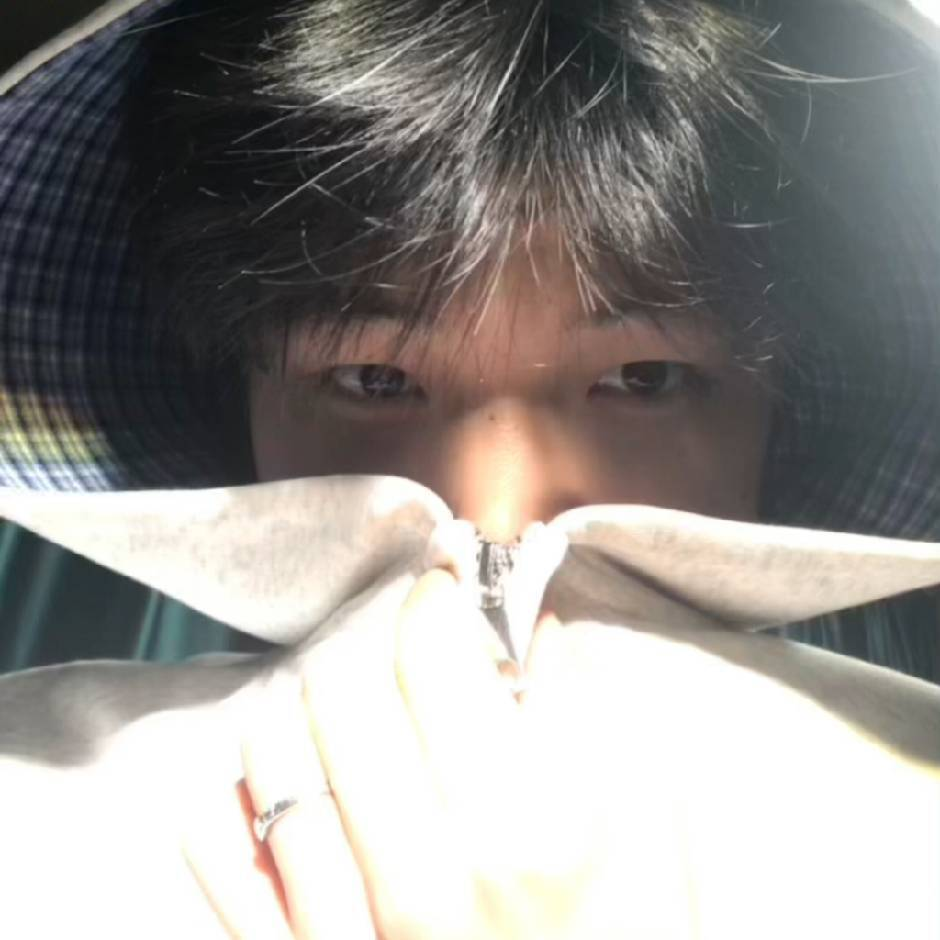
#> input picture src/3.1.jpg, 940 x 940 px, found by its file name
$ python make_help_icon.py
#> lines starting #> are read from the running program, lines starting #| are printed output that depends on the picture; after the words box and inside, x2 and y2 are one past the last pixel; in counts of white or black regions, pixels touching at a corner belong together
#!/usr/bin/env python
# -*- coding: utf-8 -*-
"""
把 src/3.1.jpg 做成「老公助你」按钮上的圆形小头像。

和 tools/photo_assets.py 的区别：那个产出的是棋盘上的水果贴图（512 画布、烤暗边、
由 canvas 绘制）；这个是 DOM 按钮里的一个 <img>，只在 20px 上下显示，
所以直接按显示尺寸出图，不带烤边 —— 那圈描边交给 CSS 的 box-shadow，
在任意 dpr 下都是干净的 1 物理像素，比烤进图里再缩放靠谱。

产物：assets/help-icon.webp （页面实际加载）
     assets/help-icon.png  （不认 WebP 时的回退，<picture> 里挂的）

用法：
  python tools/make_help_icon.py                 # 按下面 CROP 出图
  python tools/make_help_icon.py --cx .5 --cy .35 --size .5   # 临时换个取景框试试
  python tools/make_help_icon.py --preview       # 出一张放大对比图，先看再定
"""
import argparse
import os
import sys

from PIL import Image, ImageDraw, ImageFilter

SRC = os.path.join("src", "3.1.jpg")
OUT_DIR = "assets"
NAME = "help-icon"
OUT_PX = 96           # 出图边长。按钮上最大约 22px（手机端）× dpr 3 ≈ 66px，96 够用
FEATHER = 1.0         # 圆形边缘羽化（在 OUT_PX 尺度上），抗锯齿用
SS = 4                # 蒙版超采样倍数
QUALITY = 88          # 与 tools/make_webp.py 保持一致

# 取景框：(圆心 x / 图宽, 圆心 y / 图高, 正方形边长 / 图宽)
# 原图 940×940 是张半张脸埋在衣领里的自拍，整张裁圆的话头只占中间一小条、
# 缩到 20px 就糊成一团，所以框到眉眼这一带。
CROP = (0.50, 0.41, 0.60)


def square_box(im, cx, cy, size):
    w, h = im.size
    side = size * w
    x, y = cx * w, cy * h
    box = (int(round(x - side / 2)), int(round(y - side / 2)),
           int(round(x + side / 2)), int(round(y + side / 2)))
    # 越界就整体平移回画面内，避免裁出黑边
    dx = max(0, -box[0]) - max(0, box[2] - w)
    dy = max(0, -box[1]) - max(0, box[3] - h)
    return (box[0] + dx, box[1] + dy, box[2] + dx, box[3] + dy)


def circular_mask(px, feather=FEATHER):
    """抗锯齿的圆形蒙版：先按 4 倍画圆再缩下来，最后轻微羽化"""
    big = Image.new("L", (px * SS, px * SS), 0)
    ImageDraw.Draw(big).ellipse((0, 0, px * SS - 1, px * SS - 1), fill=255)
    m = big.resize((px, px), Image.LANCZOS)
    if feather > 0:
        m = m.filter(ImageFilter.GaussianBlur(feather))
    return m


def build(crop, px=OUT_PX):
    im = Image.open(SRC).convert("RGB")
    face = im.crop(square_box(im, *crop)).resize((px, px), Image.LANCZOS)

    out = Image.new("RGBA", (px, px), (0, 0, 0, 0))
    out.paste(face, (0, 0), circular_mask(px))
    return out


def save(icon, out_dir=OUT_DIR):
    os.makedirs(out_dir, exist_ok=True)
    png = os.path.join(out_dir, NAME + ".png")
    webp = os.path.join(out_dir, NAME + ".webp")
    icon.save(png, "PNG", optimize=True)
    icon.save(webp, "WEBP", quality=QUALITY, method=6)
    return png, webp


def preview(crop, px=OUT_PX):
    """出一张对比图：左边真尺寸（1x/2x/3x），右边放大到 240px 看细节"""
    icon = build(crop, px)
    Z = 240
    sheet = Image.new("RGB", (Z + 200, Z + 40), "#fffaea")
    d = ImageDraw.Draw(sheet)
    for j, size in enumerate((22, 44, 66)):
        small = icon.resize((size, size), Image.LANCZOS)
        sheet.paste(small, (20 + j * 50, 20), small)
    up = icon.resize((Z, Z), Image.LANCZOS)
    sheet.paste(up, (190, 20), up)
    d.text((20, 4), "1x / 2x / 3x 真尺寸", fill="#8a5a00")
    d.text((195, 4), "放大 %dx" % (Z // px), fill="#8a5a00")
    dist = os.path.join(os.path.dirname(os.path.abspath(__file__)), "..", "_help_icon_preview.png")
    sheet.save(dist)
    return os.path.normpath(dist)


def main():
    ap = argparse.ArgumentParser()
    ap.add_argument("--cx", type=float, default=CROP[0], help="圆心 x / 图宽")
    ap.add_argument("--cy", type=float, default=CROP[1], help="圆心 y / 图高")
    ap.add_argument("--size", type=float, default=CROP[2], help="正方形边长 / 图宽")
    ap.add_argument("--px", type=int, default=OUT_PX, help="出图边长，默认 %d" % OUT_PX)
    ap.add_argument("--preview", action="store_true", help="只出预览图，不写素材")
    args = ap.parse_args()

    if not os.path.exists(SRC):
        print("找不到 %s" % SRC, file=sys.stderr)
        return 1

    crop = (args.cx, args.cy, args.size)
    if args.preview:
        print("预览已写出：%s" % preview(crop, args.px))
        return 0

    icon = build(crop, args.px)
#> in build, im is the input picture: PIL image 940x940 RGB; mean R, G, B 148.7, 146, 143
#> in build, `face = im.crop(square_box(im, *crop)).resize((px, px), Image.LANCZOS)`:
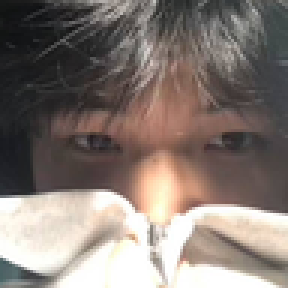
#> face: PIL image 96x96 RGB (shown 3 times larger); mean R, G, B 132.2, 121.1, 115
#> in build, `out = Image.new("RGBA", (px, px), (0, 0, 0, 0))`: out: PIL image 96x96 RGBA; every value is 0
#> in circular_mask, `big = Image.new("L", (px * SS, px * SS), 0)`: big: PIL image 384x384 L; every value is 0
#> in circular_mask, `ImageDraw.Draw(big).ellipse((0, 0, px * SS - 1, px * SS - 1), fill=255)`:
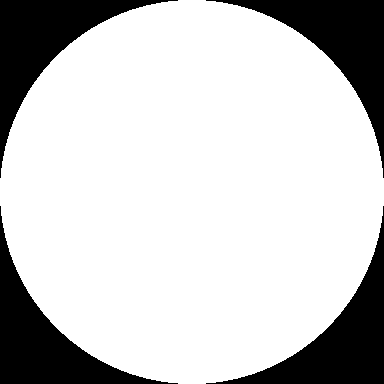
#> big: PIL image 384x384 L; 78.5% white; 4 black regions, box (x1, y1, x2, y2) and area: (0, 0, 178, 178) 7924, (206, 0, 384, 178) 7924, (0, 206, 178, 384) 7924, (206, 206, 384, 384) 7924
#> in circular_mask, `m = big.resize((px, px), Image.LANCZOS)`:
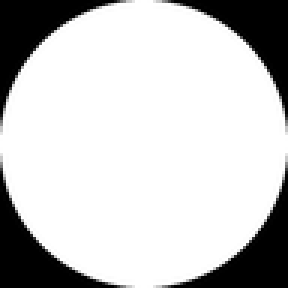
#> m: PIL image 96x96 L (shown 3 times larger); min 0, max 255, mean 200.2
#> in circular_mask, `m = m.filter(ImageFilter.GaussianBlur(feather))`:
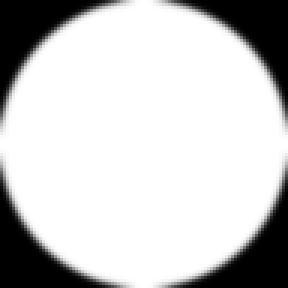
#> m: PIL image 96x96 L (shown 3 times larger); min 0, max 255, mean 200.1
#> in build, `out.paste(face, (0, 0), circular_mask(px))`:
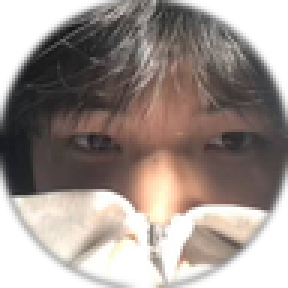
#> out: PIL image 96x96 RGBA (shown 3 times larger); mean R, G, B, A 104.5, 93.7, 88.4, 200.1; transparent parts drawn white
    png, webp = save(icon)
#> png = 'assets/help-icon.png'; webp = 'assets/help-icon.webp'
    print("取景框  圆心 (%.2f, %.2f)  边长 %.2f" % crop)
    print("%-24s %6.1f KB" % (png, os.path.getsize(png) / 1024))
#| assets/help-icon.png       18.3 KB
    print("%-24s %6.1f KB  ← 页面实际加载" % (webp, os.path.getsize(webp) / 1024))
#| assets/help-icon.webp       3.4 KB  ← 页面实际加载
    print("\n改了取景框记得同步 assets/help-icon.*，再跑 node physics.test.js 自检")
    return 0


if __name__ == "__main__":
    sys.exit(main())
#> (the program exits here)

$ run again, with src/2.1.jpg copied over src/3.1.jpg
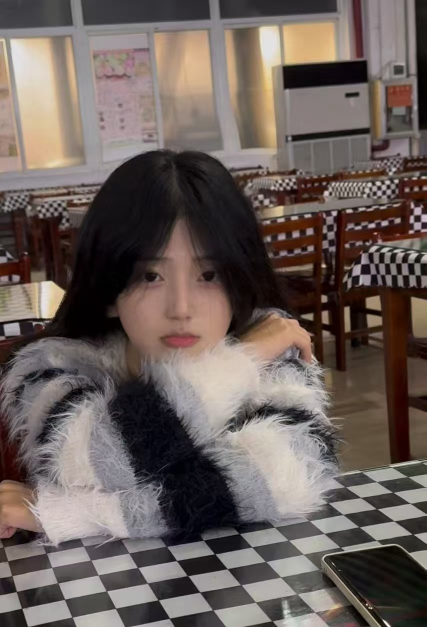
#> input picture src/2.1.jpg, 853 x 1254 px, found by its file name (shown at 1/2 size)
#> in build, im is the input picture: PIL image 853x1254 RGB; mean R, G, B 107.1, 95.7, 91
#> in build, `face = im.crop(square_box(im, *crop)).resize((px, px), Image.LANCZOS)`:
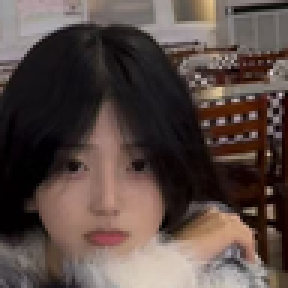
#> face: PIL image 96x96 RGB (shown 3 times larger); mean R, G, B 88.1, 73.2, 68.4
#> in build, `out.paste(face, (0, 0), circular_mask(px))`:
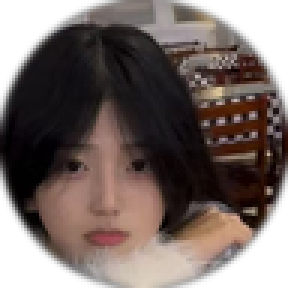
#> out: PIL image 96x96 RGBA (shown 3 times larger); mean R, G, B, A 65.5, 52.7, 48.7, 200.1; transparent parts drawn white
#> png = 'assets/help-icon.png'; webp = 'assets/help-icon.webp'
#| assets/help-icon.png       17.3 KB
#| assets/help-icon.webp       3.3 KB  ← 页面实际加载

$ run again, with src/2.10.jpg copied over src/3.1.jpg
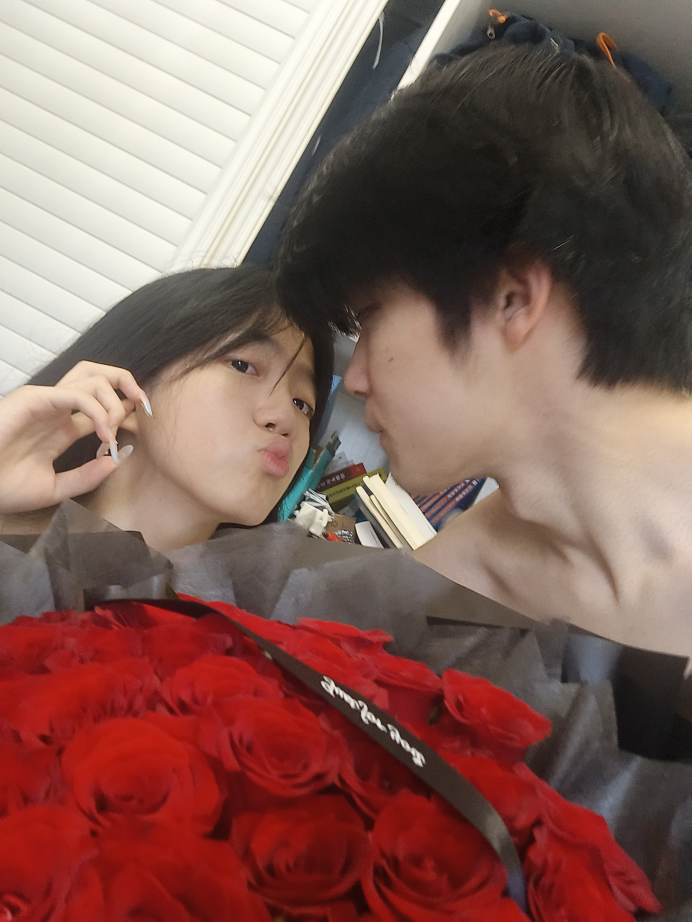
#> input picture src/2.10.jpg, 3456 x 4608 px, found by its file name (shown at 1/5 size)
#> in build, im is the input picture: PIL image 3456x4608 RGB; mean R, G, B 133.4, 97, 89.5
#> in build, `face = im.crop(square_box(im, *crop)).resize((px, px), Image.LANCZOS)`:
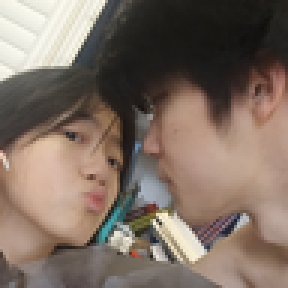
#> face: PIL image 96x96 RGB (shown 3 times larger); mean R, G, B 126.3, 110.5, 99.5
#> in build, `out.paste(face, (0, 0), circular_mask(px))`:
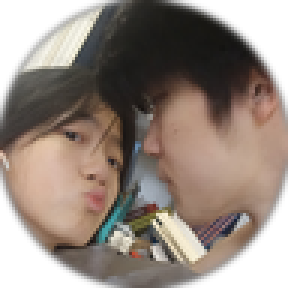
#> out: PIL image 96x96 RGBA (shown 3 times larger); mean R, G, B, A 96.6, 83.5, 74.5, 200.1; transparent parts drawn white
#> png = 'assets/help-icon.png'; webp = 'assets/help-icon.webp'
#| assets/help-icon.png       18.0 KB
#| assets/help-icon.webp       3.4 KB  ← 页面实际加载

$ run again, with src/2.11.jpg copied over src/3.1.jpg
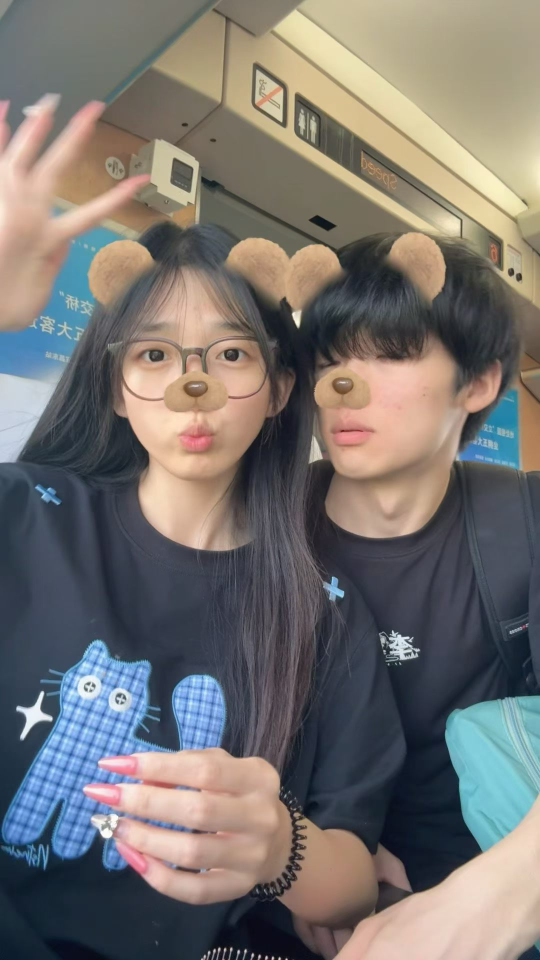
#> input picture src/2.11.jpg, 1080 x 1920 px, found by its file name (shown at 1/2 size)
#> in build, im is the input picture: PIL image 1080x1920 RGB; mean R, G, B 119.3, 115.1, 111.9
#> in build, `face = im.crop(square_box(im, *crop)).resize((px, px), Image.LANCZOS)`:
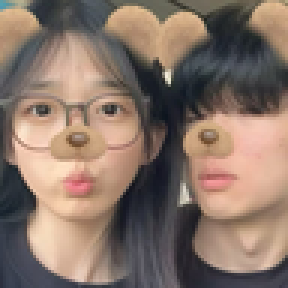
#> face: PIL image 96x96 RGB (shown 3 times larger); mean R, G, B 135.6, 115.8, 104.1
#> in build, `out.paste(face, (0, 0), circular_mask(px))`:
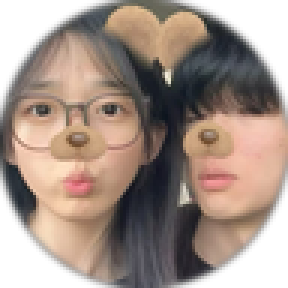
#> out: PIL image 96x96 RGBA (shown 3 times larger); mean R, G, B, A 111, 93.5, 83.4, 200.1; transparent parts drawn white
#> png = 'assets/help-icon.png'; webp = 'assets/help-icon.webp'
#| assets/help-icon.png       18.7 KB
#| assets/help-icon.webp       3.6 KB  ← 页面实际加载
